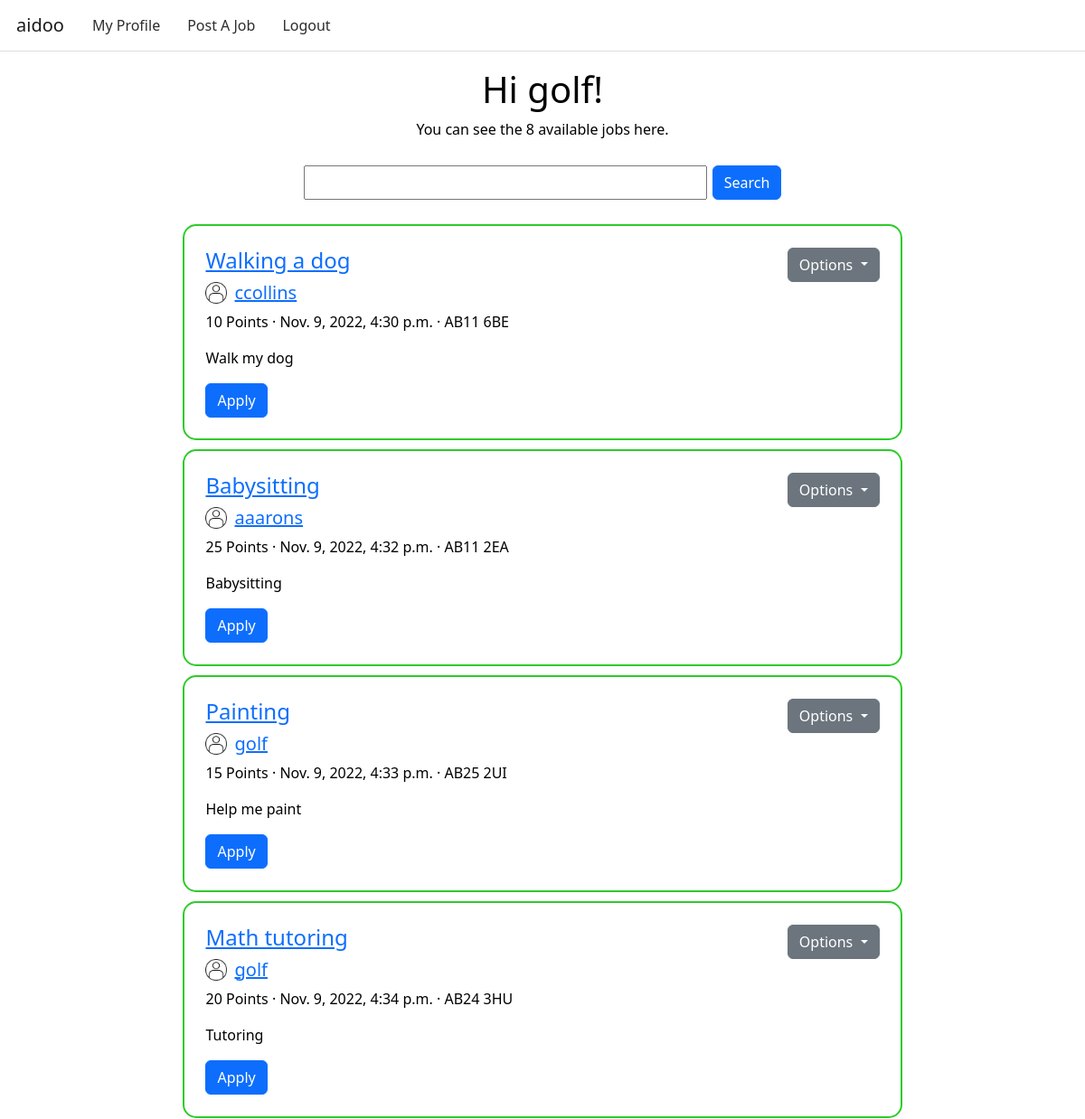
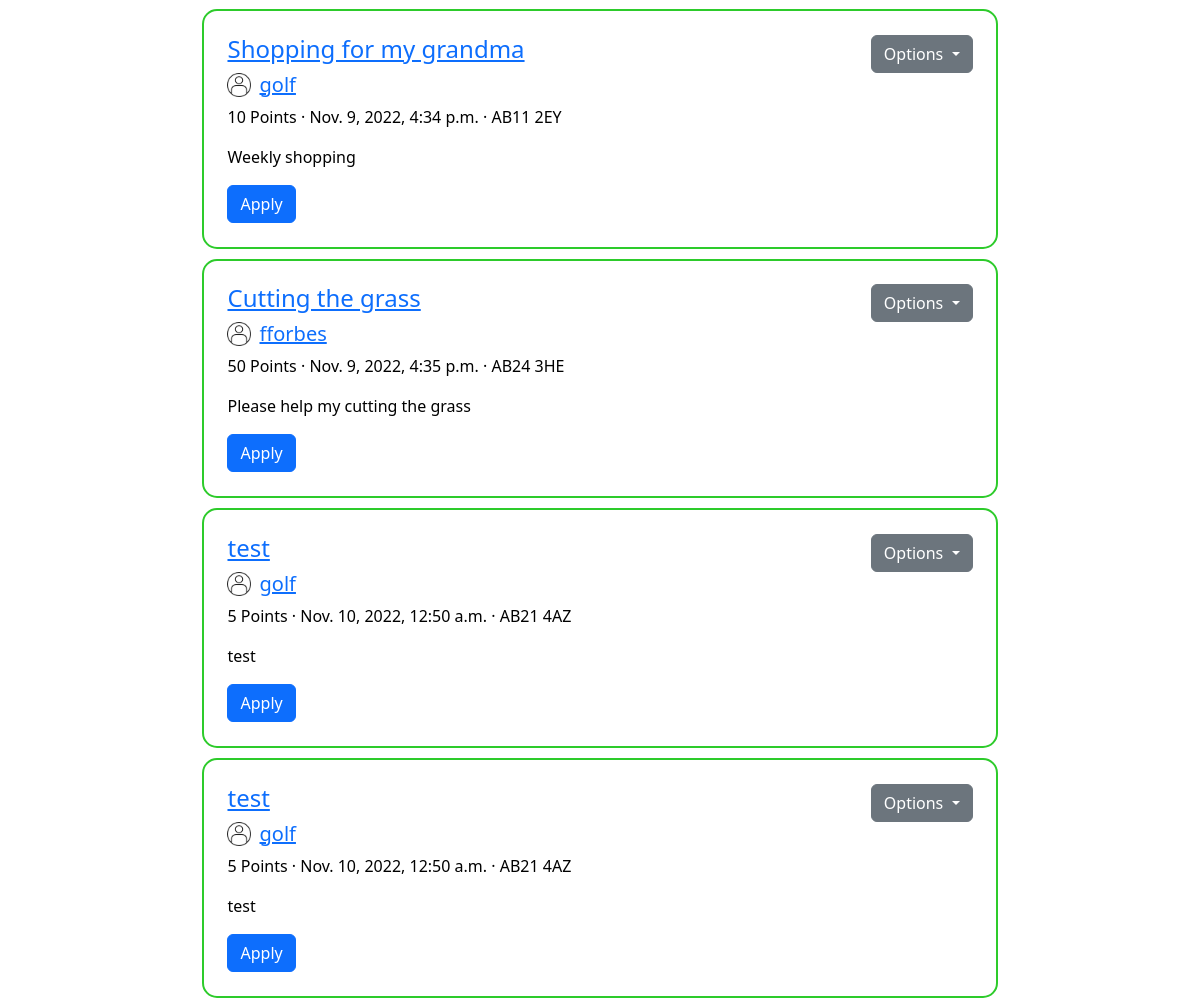
Before: /jobs/ (signed in) with the older database file (2 pictures, top to bottom).
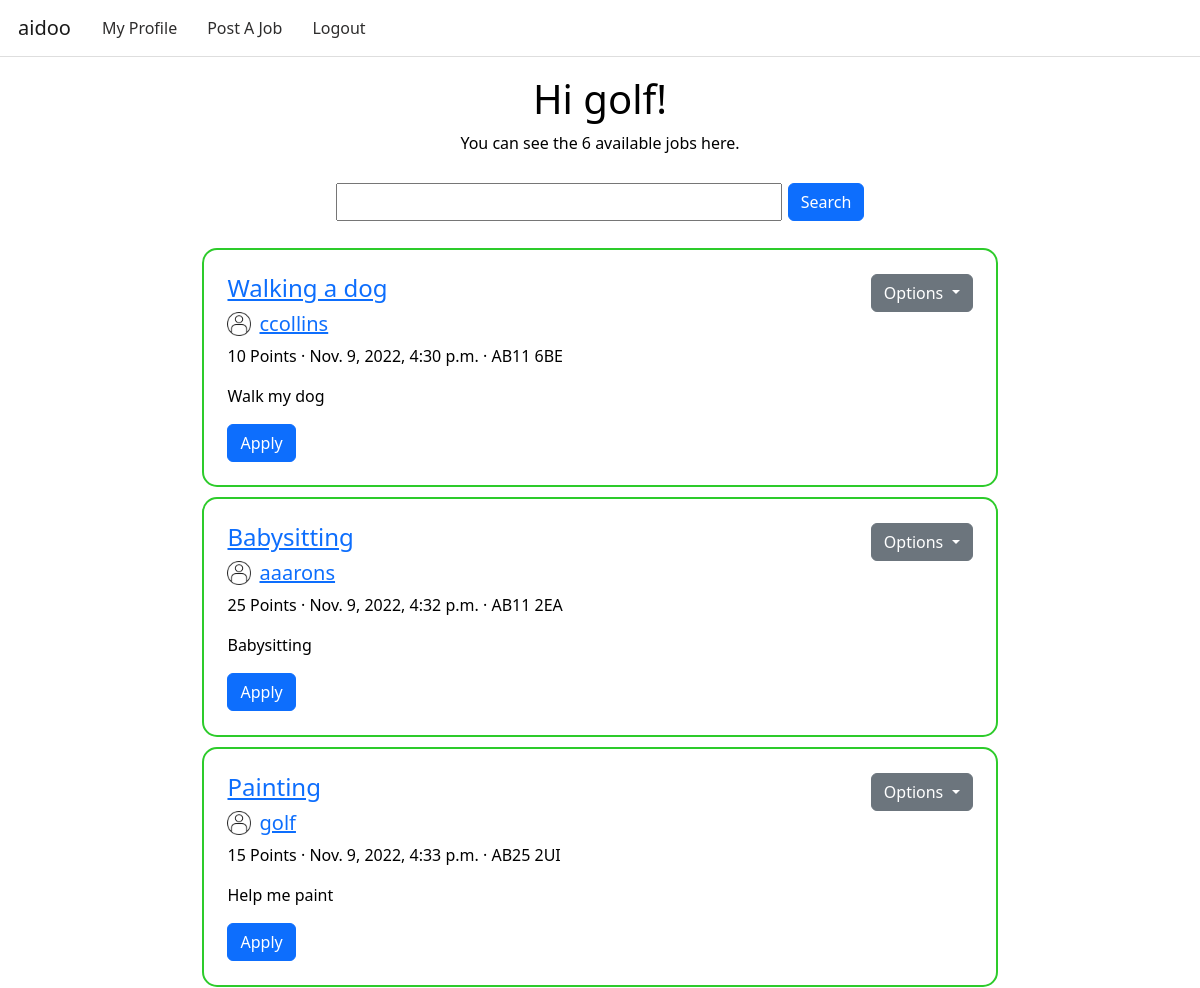
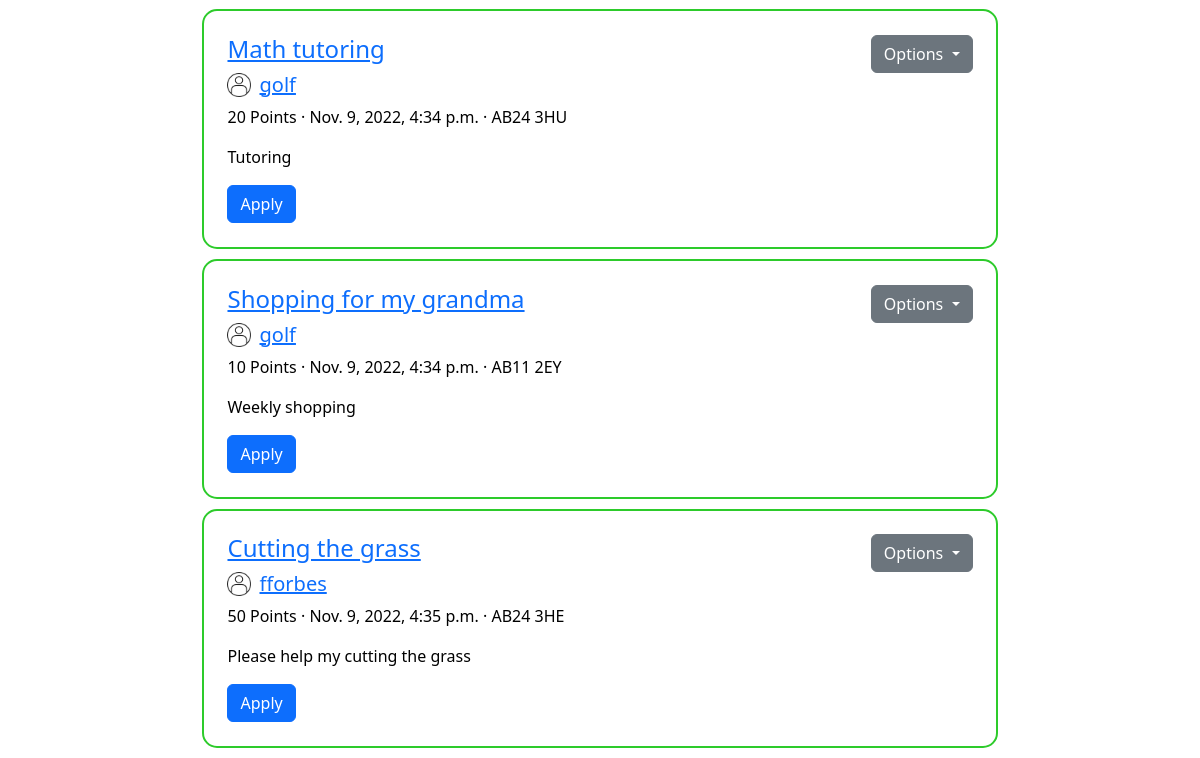
After: the same page with the newer database file (2 pictures, top to bottom).
### userprofile/models.py (models this page shows)
class User(AbstractUser):
    balance = models.IntegerField(default=0)
    date_of_birth = models.DateField()
    rating = models.FloatField(default=0)
    REQUIRED_FIELDS = ["first_name", "last_name", "email", "date_of_birth"]

### jobs/models.py (models this page shows)
class JobPosting(models.Model):
    job_id = models.BigAutoField(primary_key=True)
    poster_id = models.ForeignKey(User, on_delete=models.CASCADE) # Should we use something else on delete?
    location = models.CharField(max_length=8)
    job_title = models.CharField(max_length=50)
    job_short_description = models.CharField(max_length=50)
    job_description = models.CharField(max_length=1000)
    posting_time = models.DateTimeField(default=timezone.now)
    points = models.IntegerField(validators=[MinValueValidator(1)])
    deadline = models.DateTimeField(default=None, blank=True, null=True)
    hidden = models.BooleanField(default=False)
    assigned = models.BooleanField(default=False)
    completed = models.BooleanField(default=False)

### jobs/views.py (the view)
# urls.py: path('', views.JobsView.as_view(), name='home'), # Basic home with the jobs list
class JobsView(ListView):
   model               = JobPosting
   template_name       = 'home.html'
   context_object_name = 'jobs'
   def get_queryset(self):
        filter_val = self.request.GET.get('job_title__icontains', '')
        return JobPosting.objects.filter(hidden=False,job_title__icontains=filter_val)
   def job_count(self):
        return self.get_queryset().count()
   def get_context_data(self, **kwargs):
        context = super().get_context_data(**kwargs)
        context['save_for_later'] = [i.job_id.job_id for i in UserSaveForLater.objects.filter(user_id=self.request.user.id)]
        context['jobs_applied'] = [i.job_id.job_id for i in JobProcess.objects.filter(user_id=self.request.user.id)]
        context['jobs_count'] = self.job_count()
        return context

### templates/home.html (shortened to what this page needs)
{% extends 'base.html' %}
{% block content %}
<nav class="navbar navbar-expand-lg navbar-light">
    <a class="navbar-brand" href="{% url 'home' %}">aidoo</a>
    <div class="collapse navbar-collapse" id="navbarNav">
      <ul class="navbar-nav">
        <li class="nav-item">
          <a class="nav-link" href="{% url 'me' %}">My Profile</a>
        </li>
        <li class="nav-item">
          <a class="nav-link" href="{% url 'post' %}">Post A Job</a>
        </li>
        <li class="nav-item">
          <a class="nav-link" href="{% url 'logout' %}">Logout</a>
        </li>
      </ul>
    </div>
  </nav>
<div class="container">
    <div class="hello text-center">
        <h1>Hi {{ user.username }}!</h1>
        <p>You can see the {{jobs_count}} available jobs here. </p>
    </div>
    <form class="searchform d-flex justify-content-center" method ="get">
        <input class="searchbar" type="text" value='{{request.GET.job_title__icontains}}' name="job_title__icontains"/>
    <button class="btn btn-primary" type="submit">Search</button>
    </form>
    <div class="row d-flex justify-content-center">
        <div class="col jobs-scroll">
            {% for job in jobs %}
                <div class="job-card" class="container">
                    <div class="d-flex justify-content-between">
                        <h4><a href="{% url 'jobdetails' job.job_id %}">{{ job.job_title }}</a></h4>
                        <div class="dropdown">
                            <button class="btn btn-secondary dropdown-toggle" type="button" id="dropdownMenuButton" data-toggle="dropdown" aria-haspopup="true" aria-expanded="false">
                                Options
                            </button>
                          </div>
                    </div>
                    <a href="{% url 'userdetail' job.poster_id.id %}">
                        <div class="d-flex justify-content-start">
                            <img src="../static/assets/user.png"/>
                            <h5>{{ job.poster_id.username }}</h5>
                        </div>
                    </a>
                    <p>{{ job.points }} Points · {{ job.posting_time }} · {{ job.location }}</p>
                    <p>{{ job.job_short_description }}</p>
                    <button
                        class="btn btn-primary",
                        onclick="apply('{{user.id }}','{{ job.job_id }}')"
                        id = "btnApply{{ job.job_id }}"
                    >
                        {% if job.job_id in jobs_applied %}
                            Applied ✓
                        {% else %}
                            Apply
                        {% endif %}
                    </button>
                </div>
            {% endfor %}
        </div>
    </div>
</div>
{% endblock %}

### templates/base.html (shortened to what this page needs)
{% load static %}
<!DOCTYPE html>
<html xmlns="http://www.w3.org/1999/xhtml" lang="en">
<head>
  <link href="https://cdn.jsdelivr.net/npm/bootstrap@5.2.2/dist/css/bootstrap.min.css" rel="stylesheet">
  <link rel="stylesheet" type="text/css" href="{% static 'css/styles.css' %}"/>
</head>
<body>
  {% block content %}
  {% endblock %}
</body>
</html>

### static/css/styles.css (style rules this page uses)
body { background-color: #ffffff; color: #000; }
.navbar { padding-left: 1.5%; padding-right: 1.5%; margin-bottom: 1.5%; border-bottom: 1px solid rgb(222, 222, 222); }
.navbar-nav > li { padding-left:7px; padding-right:7px; }
.nav-link { color: rgb(46, 45, 45); }
.hello { margin-bottom: 2.5%; }
.searchform { margin-bottom: 1.5%; }
.searchbar { width: 40%; margin-right: 0.5%; }
.jobs-scroll { overflow: auto; margin-left: 14%; margin-right: 14%; }
.job-card { border: 2px solid rgb(45,203,43); border-radius: 15px; margin-left: 0px; margin-top: 10px; margin-bottom: 10px; padding: 3%; }
.job-card img { width: 24px; height: 24px; margin-right: 8px; }

Changed rows visible on the page:
removed JobPosting: job_title "test", poster_id.username "golf", points "5", posting_time "Nov. 10, 2022, 12:50 a.m.", location "AB21 4AZ", job_short_description "test", shows "Apply"
removed JobPosting: job_title "test", poster_id.username "golf", points "5", posting_time "Nov. 10, 2022, 12:50 a.m.", location "AB21 4AZ", job_short_description "test", shows "Apply"
Other visible differences:
{{ jobs_count }}: "8" → "6"
